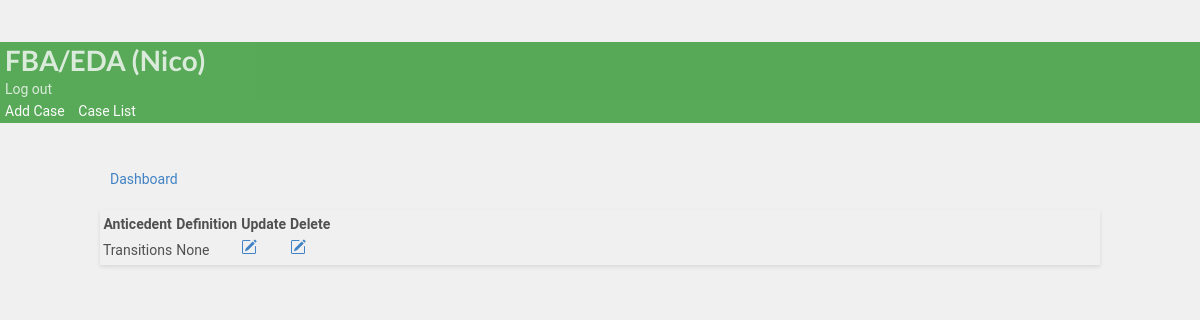
Page /edit_anticedent/4/ (signed in) on the committed database.
### bip/models.py (models this page shows)
class CustomUser(AbstractUser):
    bio = models.CharField(max_length=20, blank=True, null=True, verbose_name='Occupation')

class Anticedent(models.Model):
        anticedentincident = models.CharField(max_length=50,verbose_name= 'Antecedent', null=True, blank=True)
        student= models.ForeignKey(Student,on_delete=models.CASCADE)
        anticedent_definition = models.CharField(null=True, blank=True, max_length=1000, verbose_name= 'Antecedent Definition')
        user = models.ForeignKey(CustomUser, on_delete=models.CASCADE,  default=None)
        def __str__(self):
          return self.anticedentincident

### bip/views.py (the view)
# urls.py: path('edit_anticedent/<pk>/', views.edit_anticedent_view, name='edit_anticedent'),
@login_required(login_url='case_manager_login')
@user_passes_test(is_case_manager)
def edit_anticedent_view(request, pk ):
    student = Student.objects.get(id=pk)
    anticedent = Anticedent.objects.all()
    anticedentset = student.anticedent_set.all()
    context= {
        'anticedentset':anticedentset,
        'student':student,
    }
    return render(request, 'bip/edit_anticedent.html', context)

### bip/context_processors.py (called while the page is built)
def user_context(request):
    user = get_user(request)
    return {'user': user}

### bip/templatetags/custom_filters.py (called while the page is built)
@register.filter(name='is_case_manager')
def is_case_manager(user):
    return user.groups.filter(name='CASE MANAGER').exists()

### bip/views.py (called while the page is built)
def is_case_manager(user):
    return user.groups.filter(name='CASE MANAGER').exists()

### bip/templates/bip/edit_anticedent.html (shortened to what this page needs)
{% extends 'partials/base.html' %}
{% block content %}
<br>
<br>
<div class="container">
  <a class="btn btn-outline-info btn-sm btn-block" href="{% url 'bip:dashboard' student.id %}"
  >Dashboard</a>
<br>
<div class="row">
  <div class="col-md">
    <div class="card card-body">
      <table class="table table-striped">
        <tr>
          <th>Anticedent</th>
          <th>Definition</th>
          <th>Update</th>
          <th>Delete</th>
        </tr>
        {% for anticedent_incident in anticedentset %}
                <tr>
                    <td>{{anticedent_incident }}</td>
                    <td>{{anticedent_incident.anticedent_definition }}</td>
                    <td><a class="btn btn-warning" href="{% url 'bip:update_anticedent' anticedent_incident.id%}"></a>
                    </td>
                    <td><a class="btn btn-danger" href="{% url 'bip:delete_anticedent' anticedent_incident.id %}"></a></td>
                </tr>
        {% endfor%}
      </table>
    </div>
  </div>
</div>
<br>
<br>
<br>
{% endblock %}

### bip/templates/partials/nav.html (shortened to what this page needs)
{% load custom_filters %}
  <nav class="navbar navbar-dark ">
          <div class="navbar navbar-expand-lg">
                    {% if user.is_authenticated  %}
                    <div class="navbar-new">
                    <h1 class="logo"> <a class="colorwhite" >FBA/EDA ({{ user.username }})</a></h1>
          </div>
              <a class='colorwhite' class="nav-item nav-link" href="{% url 'bip:logout' %}"  >Log out</a>
          </div>
                 <div class="navbar-nav ml-auto">
                        {% if user|is_case_manager %}
              <a class="colorwhite" href="{% url 'bip:create_student' %}">Add Case</a>
              <a class="colorwhite" href="{% url 'bip:for_user' username=user.username %}">Case List</a>
                </div>
                {% endif %}
        {% endif %}
</nav>

### staticfiles/static_cdn/static_root/css/style.css (style rules this page uses)
body { background: white }
.navbar { opacity: 0.8; transition: 0.5s; background-color: #393 !important; color: #393; opacity: 0.8; transition: 0.5s; }
.navbar .colorwhite { color: white; ; text-decoration: none; padding: 5px; }
body { padding-top: 3rem; padding-bottom: 3rem; color: rgb(var(--bs-tertiary-color-rgb)); }

### bip/templates/bip/edit_anticedent.html (style rules this page uses)
body { font-family: 'Roboto', sans-serif; background-color: #f0f0f0; color: #505050; line-height: 1.6; }
.container { max-width: 1000px; margin: auto; }
.btn-outline-info { width: 100%; padding: 10px; margin-bottom: 20px; }
.card { margin-bottom: 20px; box-shadow: 0 2px 4px rgba(0, 0, 0, 0.1); }
.table { margin-top: 20px; }

### rows in the picture
CustomUser: username "Nico"
Anticedent: anticedentincident "Transitions", anticedent_definition "None"
